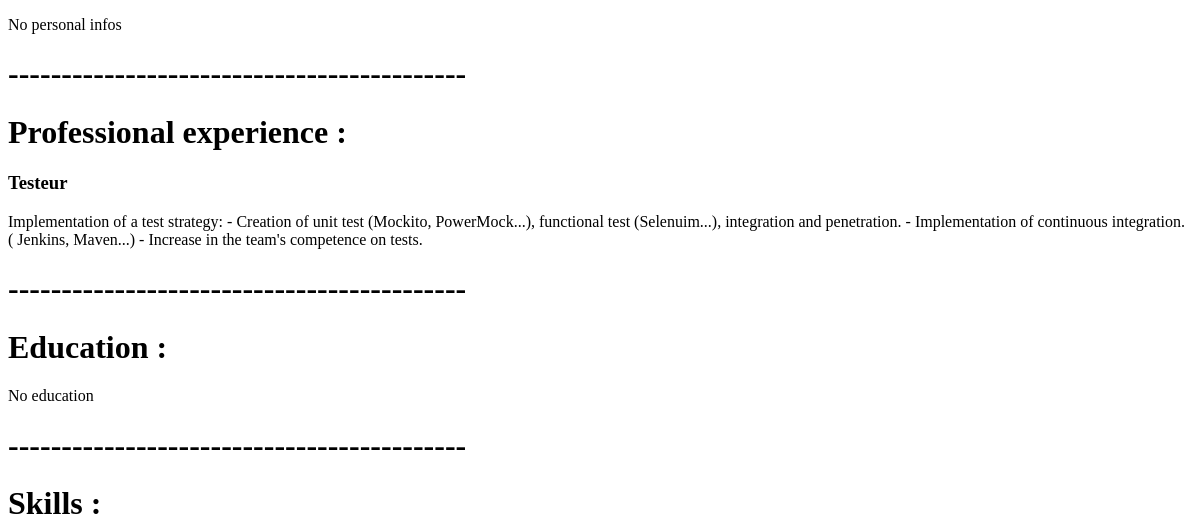
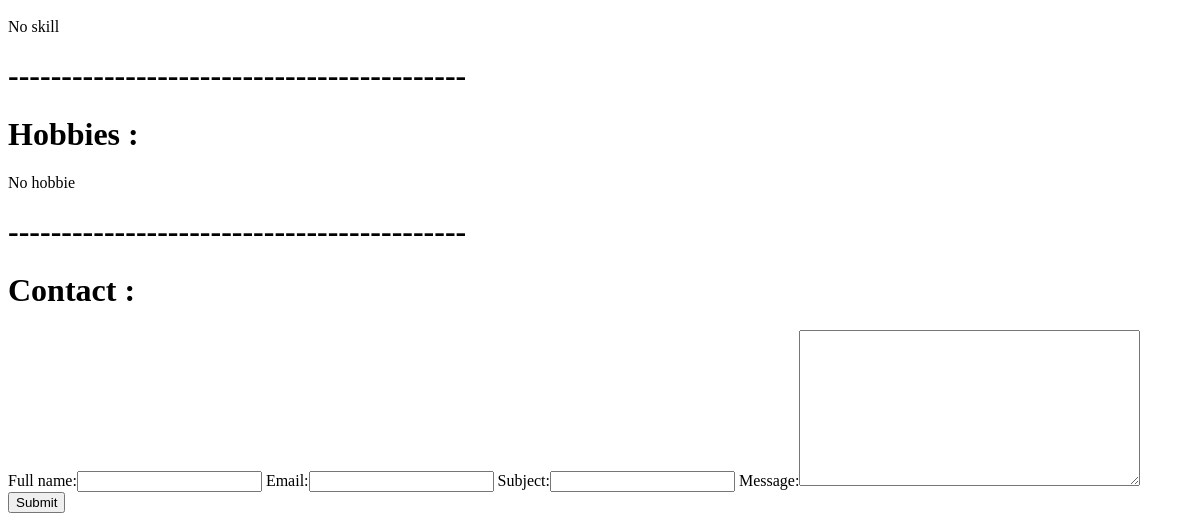
/website_cv/ (upper part), run on an earlier commit of the app's database (2 pictures, top to bottom).
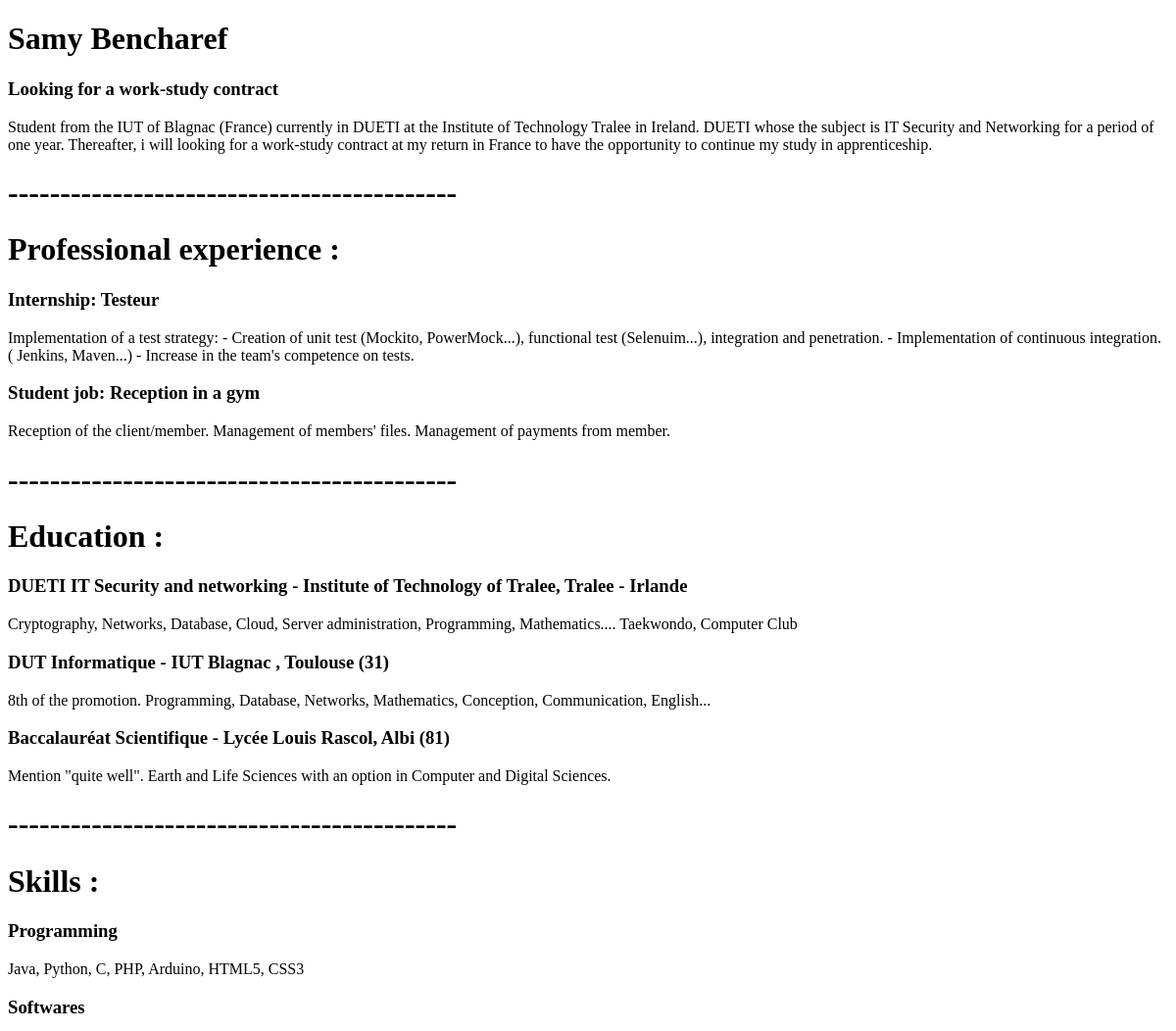
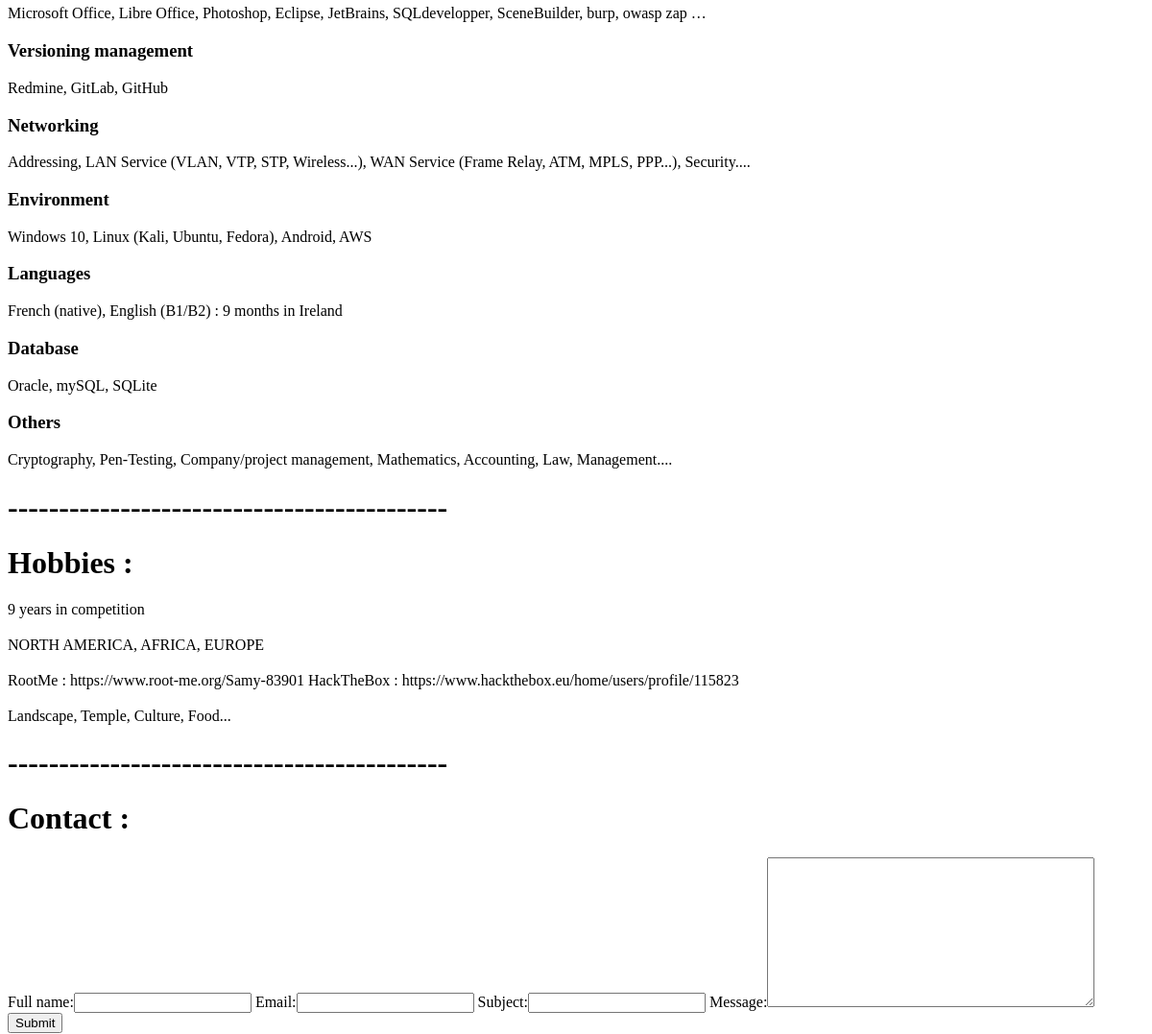
And on a later commit of the database (2 pictures, top to bottom).
### website_cv/models.py (models this page shows, shortened)
class ProfesionnalExperiences(models.Model):
    job = models.CharField(max_length=30)
    company = models.CharField(max_length=30)
    location = models.CharField(max_length=30)
    description = models.TextField(null=True)
    date_start = models.DateField()
    date_end = models.DateField()
    current = models.BooleanField(default=False)
    logo = models.CharField(max_length=250, blank=True, help_text='path to image')
    class Meta:
        db_table = 'jobs' #name of the table
        ordering = ['-date_end', '-date_start'] #order of the table

class PersonalInformation(models.Model):
    first_name = models.CharField(max_length=10)
    last_name = models.CharField(max_length=10)
    title = models.CharField(max_length=40)
    description = models.TextField(null=True)
    phone_number = models.CharField(max_length=20)
    email = models.CharField(max_length=30)
    linkedIN = models.CharField(max_length=30)
    gitHUB = models.CharField(max_length=30)
    skills = models.CharField(max_length=50)
    driving_license = models.CharField(max_length=20)
    photo = models.CharField(max_length=250, blank=True, help_text='path to image')
    class Meta:
        db_table = 'perso_info'

class Education(models.Model):
    formation = models.CharField(max_length=30)
    school = models.CharField(max_length=30)
    location = models.CharField(max_length=30)
    description = models.TextField(null=True)
    date_start = models.DateField()
    date_end = models.DateField()
    current = models.BooleanField(default=False)
    logo = models.CharField(max_length=250, blank=True, help_text='path to image')
    class Meta:
        db_table = 'education'
        ordering = ['-date_end', '-date_start']

class Skill(models.Model):
    expertise = models.CharField(max_length=30)
    details = models.TextField(null=True)
    class Meta:
        db_table = 'skill'

class Hobbie(models.Model):
    field = models.CharField(max_length=30)
    details = models.TextField(null=True)
    class Meta:
        db_table = 'hobbie'

### website_cv/views.py (the view)
# urls.py: path('', views.view_index, name='accueil'),
def view_index(request):
    experiences = ProfesionnalExperiences.objects.all()
    personal_infos = PersonalInformation.objects.all()
    educations = Education.objects.all()
    skills = Skill.objects.all()
    hobbies = Hobbie.objects.all()
    commentaries = Commentary.objects.filter(visible=True)
    sendFormEmail = False
    sendFormCommentary = False
    if request.method == 'POST':
        formEmail = EmailForm(request.POST)
        formCommentary = CommentaryForm(request.POST)
        if formEmail.is_valid():
            name = formEmail.cleaned_data['name']
            email = formEmail.cleaned_data['email']
            topic = formEmail.cleaned_data['topic']
            message = formEmail.cleaned_data['message']
            emailSender = name + " " + email
            formEmail.save()
            sendFormEmail = True
            try:
                send_mail(topic, message, emailSender, ['samybencharef@gmail.com'])
            except BadHeaderError:
                return HttpResponse('Invalid header found.')
        if formCommentary.is_valid():
            formCommentary.save()
            sendFormCommentary = True
    else:
        formEmail = EmailForm()
        formCommentary = CommentaryForm()
    return render(request, 'website_cv/accueil.html',
                  {'personal_infos': personal_infos,
                   'experiences': experiences,
                   'educations': educations,
                   'skills': skills,
                   'hobbies': hobbies,
                   'commentaries': commentaries,
                   'formEmail': formEmail,
                   'sendFormEmail': sendFormEmail,
                   'formCommentary': formCommentary,
                   'sendFormCommentary': sendFormCommentary
                   })

### website_cv/forms.py
class EmailForm(ModelForm):
    class Meta:
        model = Email
        fields = ['name', 'email', 'topic', 'message']
        labels = {
            'name': TextInput(attrs={'class': 'form-control'}) and _('Full name'),
            'email': EmailInput(attrs={'class': 'form-control'}) and _('Email'),
            'topic': TextInput(attrs={'class': 'form-control'}) and _('Subject'),
            'message': TextInput(attrs={'class': 'form-control'}) and _('Message'),
        }

class CommentaryForm(ModelForm):
    class Meta:
        model = Commentary
        fields = ['name_commentary', 'topic_commentary', 'message_commentary']
        labels = {
            'name_commentary': TextInput(attrs={'class': 'form-control'}) and _('Full name'),
            'topic_commentary': TextInput(attrs={'class': 'form-control'}) and _('Title'),
            'message_commentary': TextInput(attrs={'class': 'form-control'}) and _('Commentary'),
        }

### templates/website_cv/accueil.html (shortened to what this page needs)
<!DOCTYPE html>
<html lang="en">
<head>
    {% for info in personal_infos %}
        <h1>{{ info.first_name }} {{ info.last_name }}</h1>
        <div class="personal_info">
            <h3>{{ info.title }}</h3>
            <p>{{ info.description}}</p>
        </div>
    {% empty %}
        <p>No personal infos</p>
    {% endfor %}
    <h1> ------------------------------------------- </h1>
    <h1>Professional experience :</h1>
    {% for experience in experiences %}
        <div class="job">
            <h3>{{ experience.job }}</h3>
            <p>{{ experience.description}}</p>
        </div>
    {% empty %}
        <p>No experience</p>
    {% endfor %}
    <h1> ------------------------------------------- </h1>
    <h1>Education :</h1>
    {% for education in educations %}
        <div class="education">
            <h3>{{ education.formation }} - {{ education.school }}, {{ education.location }}</h3>
            <p>{{ education.description}}</p>
        </div>
    {% empty %}
        <p>No education</p>
    {% endfor %}
    <h1> ------------------------------------------- </h1>
    <h1>Skills :</h1>
    {% for skill in skills %}
        <div class="skills">
            <h3>{{ skill.expertise }}</h3>
            <p>{{ skill.details}}</p>
        </div>
    {% empty %}
        <p>No skill</p>
    {% endfor %}
    <h1> ------------------------------------------- </h1>
    <h1>Hobbies :</h1>
    {% for hobbie in hobbies %}
        <div class="hobbies">
            <p>{{ hobbie.details}}</p>
        </div>
    {% empty %}
        <p>No hobbie</p>
    {% endfor %}
    <h1> ------------------------------------------- </h1>
    <h1> Contact :  </h1>
    <form method="POST" action="">
        {{ formEmail }}
        <input type="submit" value="Submit" />
    </form>
</head>
<body>
</body>
</html>

What changed in the data, as far as the page shows it:
added PersonalInformation: first_name "Samy", last_name "Bencharef", title "Looking for a work-study contract", description "Student from the IUT of Blagnac (France) currently in DUETI at the Institute of Technology Tralee in Ireland. DUETI whose the subject is IT Security and Networking for a period of one year. Thereafter, i will looking for a work-study contract at my return in France to have the opportunity to continue my study in apprenticeship."
changed ProfesionnalExperiences: job "Testeur" → "Internship: Testeur"
added ProfesionnalExperiences: job "Student job: Reception in a gym", description "Reception of the client/member. Management of members' files. Management of payments from member."
added Education: formation "DUETI IT Security and networking", school "Institute of Technology of Tralee", location "Tralee - Irlande", description "Cryptography, Networks, Database, Cloud, Server administration, Programming, Mathematics.... Taekwondo, Computer Club"
added Education: formation "DUT Informatique", school "IUT Blagnac", location "Toulouse (31)", description "8th of the promotion. Programming, Database, Networks, Mathematics, Conception, Communication, English..."
added Education: formation "Baccalauréat Scientifique", school "Lycée Louis Rascol", location "Albi (81)", description "Mention \"quite well\". Earth and Life Sciences with an option in Computer and Digital Sciences."
added Skill: expertise "Programming", details "Java, Python, C, PHP, Arduino, HTML5, CSS3"
added Skill: expertise "Softwares", details "Microsoft Office, Libre Office, Photoshop, Eclipse, JetBrains, SQLdevelopper, SceneBuilder, burp, owasp zap …"
added Skill: expertise "Versioning management", details "Redmine, GitLab, GitHub"
added Skill: expertise "Networking", details "Addressing, LAN Service (VLAN, VTP, STP, Wireless...), WAN Service (Frame Relay, ATM, MPLS, PPP...), Security...."
added Skill: expertise "Environment", details "Windows 10, Linux (Kali, Ubuntu, Fedora), Android, AWS"
added Skill: expertise "Languages", details "French (native), English (B1/B2) : 9 months in Ireland"
added Skill: expertise "Database", details "Oracle, mySQL, SQLite"
added Skill: expertise "Others", details "Cryptography, Pen-Testing, Company/project management, Mathematics, Accounting, Law, Management...."
added Hobbie: details "9 years in competition"
added Hobbie: details "NORTH AMERICA, AFRICA, EUROPE"
added Hobbie: details "RootMe : https://www.root-me.org/Samy-83901 HackTheBox : https://www.hackthebox.eu/home/users/profile/115823"
added Hobbie: details "Landscape, Temple, Culture, Food..."
Also different on the page:
text no longer shown: "No personal infos No education No skill No hobbie"
